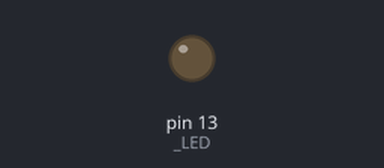
This sketch was run on a simulated Arduino Uno, built with avr-gcc and run on an emulated ATmega328P. Parts: output pins drawn as LEDs (lit = HIGH).

Above: at 0.05 s.
At 32.0 s:
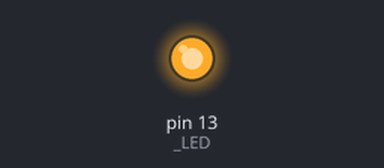
Timing chart, 0 to 44.2 s (numbered marks = the images above):
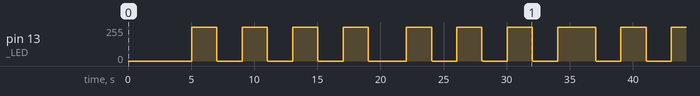

The sketch:

blink.ino
```cpp
#define _LED 13

void setup() {
  pinMode(_LED, OUTPUT);
}

void loop() {
  if(millis() % 1000 == 0)
    digitalWrite(_LED, !digitalRead(_LED));
}
```

Measured:
- by itself, pin 13 (_LED): moves between 0/255 and 255/255, repeating every 34.0 s
